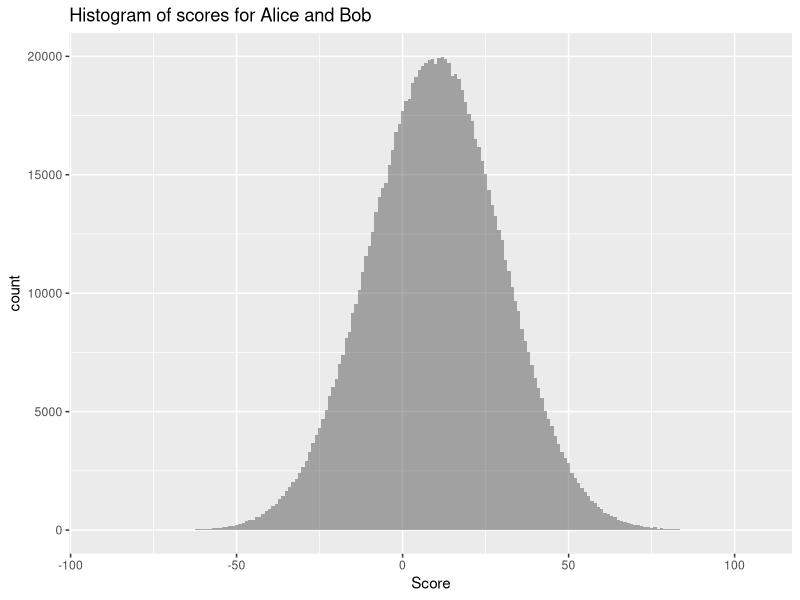
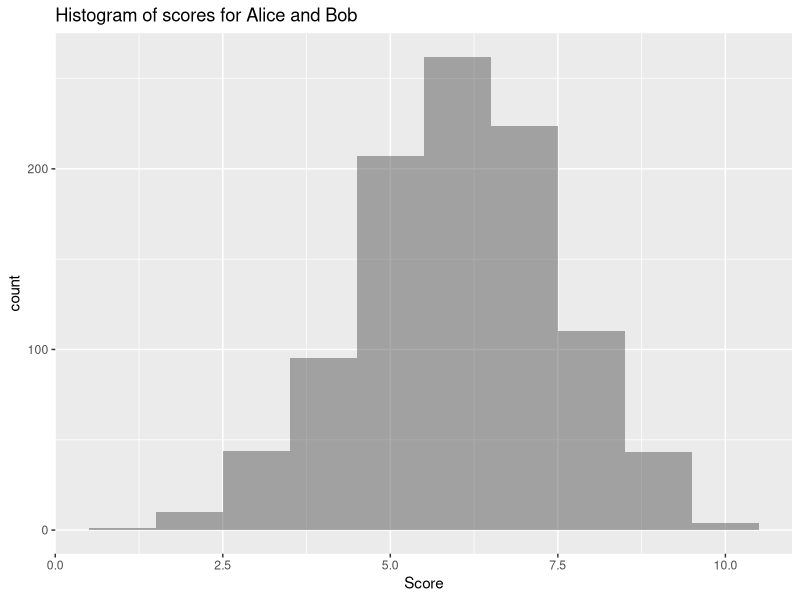

The R script that drew these images, in order:
run_one_sim <- function(seed, n) {
  
  set.seed(seed)
  flips <- sample(x = c("H", "T"), size = 1000, replace = T)
  HH_score <- 0
  HT_score <- 0
  for (i in 2:n) {
    if (flips[i-1] == "H" & flips[i] == "H") {
      HH_score <- HH_score + 1
    } 
    if (flips[i-1] == "H" & flips[i] == "T") {
      HT_score <- HT_score + 1
    }
  }
  return(list(HH = HH_score, HT = HT_score))
}
# run 100000 simulations with n = 100
results <- lapply(1:10000, run_one_sim, n = 1000)

HH_scores <- sapply(results, function(x) x$HH)
HT_scores <- sapply(results, function(x) x$HT)

mean(HH_scores > HT_scores)
mean(HH_scores < HT_scores)
mean(HH_scores == HT_scores)






samples <- rnorm(n = 1000000, mean = 10, sd = 20)

library(ggplot2)

ggplot() +
  geom_histogram(aes(x = samples), 
                 alpha = .5, binwidth = 1) +
  ggtitle("Histogram of scores for Alice and Bob") +
  xlab("Score")




2 * (1 - pnorm(q = 1.24, mean = 0, sd = 1))#p value two tails
#q is a z score, pnorm() returns p value
2 * pnorm(q = 2.12, mean = 0, sd = 1)


#If I flip a coin with probability of heads = 0.6 ten times, what is the probability of observing exactly 6 heads?
dbinom(x=6, size=10, prob=.6)

#If I flip a coin with probability of heads = 0.6 ten times, what is the probability of observing 6 or fewer heads?
pbinom(6, size=10, prob=.6, lower.tail=TRUE)

#Consider an experiment where you flip a coin with a probability of heads = .6 ten times. 
#Simulate this experiment 1000 times and create a histogram of your results.

flips <- rbinom(n = 1000, size = 10, prob = .6)

ggplot() +
  geom_histogram(aes(x = flips), 
                 alpha = .5, binwidth = 1) +
  ggtitle("Histogram of scores for Alice and Bob") +
  xlab("Score")

mean(flips)

